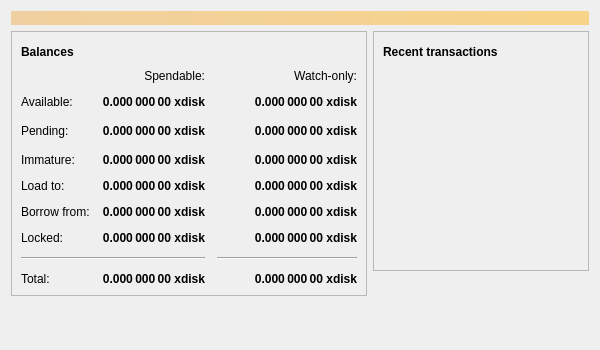
<?xml version="1.0" encoding="UTF-8"?>
<ui version="4.0">
 <class>OverviewPage</class>
 <widget class="QWidget" name="OverviewPage">
  <property name="geometry">
   <rect>
    <x>0</x>
    <y>0</y>
    <width>600</width>
    <height>350</height>
   </rect>
  </property>
  <property name="windowTitle">
   <string>Overview</string>
  </property>
  <layout class="QVBoxLayout" name="topLayout">
   <item>
    <widget class="QLabel" name="labelAlerts">
     <property name="visible">
      <bool>false</bool>
     </property>
     <property name="styleSheet">
      <string notr="true">QLabel { background-color: qlineargradient(x1: 0, y1: 0, x2: 1, y2: 0, stop:0 #F0D0A0, stop:1 #F8D488); color:#000000; }</string>
     </property>
     <property name="wordWrap">
      <bool>true</bool>
     </property>
     <property name="margin">
      <number>3</number>
     </property>
     <property name="textInteractionFlags">
      <set>Qt::TextSelectableByMouse</set>
     </property>
    </widget>
   </item>
   <item>
    <layout class="QHBoxLayout" name="horizontalLayout" stretch="1,1">
     <item>
      <layout class="QVBoxLayout" name="verticalLayout_2">
       <item>
        <widget class="QFrame" name="frame">
         <property name="frameShape">
          <enum>QFrame::StyledPanel</enum>
         </property>
         <property name="frameShadow">
          <enum>QFrame::Raised</enum>
         </property>
         <layout class="QVBoxLayout" name="verticalLayout_4">
          <item>
           <layout class="QHBoxLayout" name="horizontalLayout_4">
            <item>
             <widget class="QLabel" name="label_5">
              <property name="font">
               <font>
                <weight>75</weight>
                <bold>true</bold>
               </font>
              </property>
              <property name="text">
               <string>Balances</string>
              </property>
             </widget>
            </item>
            <item>
             <widget class="QPushButton" name="labelWalletStatus">
              <property name="enabled">
               <bool>true</bool>
              </property>
              <property name="maximumSize">
               <size>
                <width>30</width>
                <height>16777215</height>
               </size>
              </property>
              <property name="toolTip">
               <string>The displayed information may be out of date. Your wallet automatically synchronizes with the BitcoinHD network after a connection is established, but this process has not completed yet.</string>
              </property>
              <property name="text">
               <string/>
              </property>
              <property name="icon">
               <iconset resource="../bitcoin.qrc">
                <normaloff>:/icons/warning</normaloff>
                <disabledoff>:/icons/warning</disabledoff>:/icons/warning</iconset>
              </property>
              <property name="iconSize">
               <size>
                <width>24</width>
                <height>24</height>
               </size>
              </property>
              <property name="flat">
               <bool>true</bool>
              </property>
             </widget>
            </item>
            <item>
             <spacer name="horizontalSpacer_3">
              <property name="orientation">
               <enum>Qt::Horizontal</enum>
              </property>
              <property name="sizeHint" stdset="0">
               <size>
                <width>40</width>
                <height>20</height>
               </size>
              </property>
             </spacer>
            </item>
           </layout>
          </item>
          <item>
           <layout class="QGridLayout" name="gridLayout">
            <property name="spacing">
             <number>12</number>
            </property>
            <item row="2" column="2">
             <widget class="QLabel" name="labelWatchPending">
              <property name="font">
               <font>
                <weight>75</weight>
                <bold>true</bold>
               </font>
              </property>
              <property name="cursor">
               <cursorShape>IBeamCursor</cursorShape>
              </property>
              <property name="toolTip">
               <string>Unconfirmed transactions to watch-only addresses</string>
              </property>
              <property name="text">
               <string notr="true">0.000 000 00 xdisk</string>
              </property>
              <property name="alignment">
               <set>Qt::AlignRight|Qt::AlignTrailing|Qt::AlignVCenter</set>
              </property>
              <property name="textInteractionFlags">
               <set>Qt::LinksAccessibleByMouse|Qt::TextSelectableByKeyboard|Qt::TextSelectableByMouse</set>
              </property>
             </widget>
            </item>
            <item row="2" column="1">
             <widget class="QLabel" name="labelUnconfirmed">
              <property name="font">
               <font>
                <weight>75</weight>
                <bold>true</bold>
               </font>
              </property>
              <property name="cursor">
               <cursorShape>IBeamCursor</cursorShape>
              </property>
              <property name="toolTip">
               <string>Total of transactions that have yet to be confirmed, and do not yet count toward the spendable balance</string>
              </property>
              <property name="text">
               <string notr="true">0.000 000 00 xdisk</string>
              </property>
              <property name="alignment">
               <set>Qt::AlignRight|Qt::AlignTrailing|Qt::AlignVCenter</set>
              </property>
              <property name="textInteractionFlags">
               <set>Qt::LinksAccessibleByMouse|Qt::TextSelectableByKeyboard|Qt::TextSelectableByMouse</set>
              </property>
             </widget>
            </item>
            <item row="3" column="2">
             <widget class="QLabel" name="labelWatchImmature">
              <property name="font">
               <font>
                <weight>75</weight>
                <bold>true</bold>
               </font>
              </property>
              <property name="cursor">
               <cursorShape>IBeamCursor</cursorShape>
              </property>
              <property name="toolTip">
               <string>Mined balance in watch-only addresses that has not yet matured</string>
              </property>
              <property name="text">
               <string notr="true">0.000 000 00 xdisk</string>
              </property>
              <property name="alignment">
               <set>Qt::AlignRight|Qt::AlignTrailing|Qt::AlignVCenter</set>
              </property>
              <property name="textInteractionFlags">
               <set>Qt::LinksAccessibleByMouse|Qt::TextSelectableByKeyboard|Qt::TextSelectableByMouse</set>
              </property>
             </widget>
            </item>
            <item row="3" column="1">
             <widget class="QLabel" name="labelImmature">
              <property name="font">
               <font>
                <weight>75</weight>
                <bold>true</bold>
               </font>
              </property>
              <property name="cursor">
               <cursorShape>IBeamCursor</cursorShape>
              </property>
              <property name="toolTip">
               <string>Mined balance that has not yet matured</string>
              </property>
              <property name="text">
               <string notr="true">0.000 000 00 xdisk</string>
              </property>
              <property name="alignment">
               <set>Qt::AlignRight|Qt::AlignTrailing|Qt::AlignVCenter</set>
              </property>
              <property name="textInteractionFlags">
               <set>Qt::LinksAccessibleByMouse|Qt::TextSelectableByKeyboard|Qt::TextSelectableByMouse</set>
              </property>
             </widget>
            </item>
            <item row="2" column="3">
             <spacer name="horizontalSpacer_2">
              <property name="orientation">
               <enum>Qt::Horizontal</enum>
              </property>
              <property name="sizeHint" stdset="0">
               <size>
                <width>40</width>
                <height>20</height>
               </size>
              </property>
             </spacer>
            </item>
            <item row="3" column="0">
             <widget class="QLabel" name="labelImmatureText">
              <property name="text">
               <string>Immature:</string>
              </property>
             </widget>
            </item>
            <item row="0" column="2">
             <widget class="QLabel" name="labelWatchonly">
              <property name="text">
               <string>Watch-only:</string>
              </property>
              <property name="alignment">
               <set>Qt::AlignRight|Qt::AlignTrailing|Qt::AlignVCenter</set>
              </property>
             </widget>
            </item>
            <item row="1" column="0">
             <widget class="QLabel" name="labelBalanceText">
              <property name="text">
               <string>Available:</string>
              </property>
             </widget>
            </item>
            <item row="1" column="1">
             <widget class="QLabel" name="labelBalance">
              <property name="font">
               <font>
                <weight>75</weight>
                <bold>true</bold>
               </font>
              </property>
              <property name="cursor">
               <cursorShape>IBeamCursor</cursorShape>
              </property>
              <property name="toolTip">
               <string>Your current spendable balance</string>
              </property>
              <property name="text">
               <string notr="true">0.000 000 00 xdisk</string>
              </property>
              <property name="alignment">
               <set>Qt::AlignRight|Qt::AlignTrailing|Qt::AlignVCenter</set>
              </property>
              <property name="textInteractionFlags">
               <set>Qt::LinksAccessibleByMouse|Qt::TextSelectableByKeyboard|Qt::TextSelectableByMouse</set>
              </property>
             </widget>
            </item>
            <item row="1" column="2">
             <widget class="QLabel" name="labelWatchAvailable">
              <property name="font">
               <font>
                <weight>75</weight>
                <bold>true</bold>
               </font>
              </property>
              <property name="cursor">
               <cursorShape>IBeamCursor</cursorShape>
              </property>
              <property name="toolTip">
               <string>Your current balance in watch-only addresses</string>
              </property>
              <property name="text">
               <string notr="true">0.000 000 00 xdisk</string>
              </property>
              <property name="alignment">
               <set>Qt::AlignRight|Qt::AlignTrailing|Qt::AlignVCenter</set>
              </property>
              <property name="textInteractionFlags">
               <set>Qt::LinksAccessibleByMouse|Qt::TextSelectableByKeyboard|Qt::TextSelectableByMouse</set>
              </property>
             </widget>
            </item>
            <item row="2" column="0">
             <widget class="QLabel" name="labelPendingText">
              <property name="text">
               <string>Pending:</string>
              </property>
             </widget>
            </item>
            <item row="0" column="1">
             <widget class="QLabel" name="labelSpendable">
              <property name="text">
               <string>Spendable:</string>
              </property>
              <property name="alignment">
               <set>Qt::AlignRight|Qt::AlignTrailing|Qt::AlignVCenter</set>
              </property>
             </widget>
            </item>
            <item row="4" column="0">
             <widget class="QLabel" name="labelLoanText">
              <property name="text">
               <string>Load to:</string>
              </property>
             </widget>
            </item>
            <item row="5" column="0">
             <widget class="QLabel" name="labelBorrowText">
              <property name="text">
               <string>Borrow from:</string>
              </property>
             </widget>
            </item>
            <item row="6" column="0">
             <widget class="QLabel" name="labelLockedText">
              <property name="text">
               <string>Locked:</string>
              </property>
             </widget>
            </item>
            <item row="4" column="1">
             <widget class="QLabel" name="labelLoan">
              <property name="font">
               <font>
                <weight>75</weight>
                <bold>true</bold>
               </font>
              </property>
              <property name="cursor">
               <cursorShape>IBeamCursor</cursorShape>
              </property>
              <property name="toolTip">
               <string>Total of balance that have to be loan, and do not yet count toward the spendable balance</string>
              </property>
              <property name="text">
               <string notr="true">0.000 000 00 xdisk</string>
              </property>
              <property name="alignment">
               <set>Qt::AlignRight|Qt::AlignTrailing|Qt::AlignVCenter</set>
              </property>
              <property name="textInteractionFlags">
               <set>Qt::LinksAccessibleByMouse|Qt::TextSelectableByKeyboard|Qt::TextSelectableByMouse</set>
              </property>
             </widget>
            </item>
            <item row="5" column="1">
             <widget class="QLabel" name="labelBorrow">
              <property name="font">
               <font>
                <weight>75</weight>
                <bold>true</bold>
               </font>
              </property>
              <property name="cursor">
               <cursorShape>IBeamCursor</cursorShape>
              </property>
              <property name="toolTip">
               <string>Total of balance that have to be borrow, and do not yet count toward the spendable balance</string>
              </property>
              <property name="text">
               <string notr="true">0.000 000 00 xdisk</string>
              </property>
              <property name="alignment">
               <set>Qt::AlignRight|Qt::AlignTrailing|Qt::AlignVCenter</set>
              </property>
              <property name="textInteractionFlags">
               <set>Qt::LinksAccessibleByMouse|Qt::TextSelectableByKeyboard|Qt::TextSelectableByMouse</set>
              </property>
             </widget>
            </item>
            <item row="6" column="1">
             <widget class="QLabel" name="labelLocked">
              <property name="font">
               <font>
                <weight>75</weight>
                <bold>true</bold>
               </font>
              </property>
              <property name="cursor">
               <cursorShape>IBeamCursor</cursorShape>
              </property>
              <property name="toolTip">
               <string>Total of balance that have to be locked (for bind plotter and loan), and do not yet count toward the spendable balance</string>
              </property>
              <property name="text">
               <string notr="true">0.000 000 00 xdisk</string>
              </property>
              <property name="alignment">
               <set>Qt::AlignRight|Qt::AlignTrailing|Qt::AlignVCenter</set>
              </property>
              <property name="textInteractionFlags">
               <set>Qt::LinksAccessibleByMouse|Qt::TextSelectableByKeyboard|Qt::TextSelectableByMouse</set>
              </property>
             </widget>
            </item>
            <item row="4" column="2">
             <widget class="QLabel" name="labelWatchLoan">
              <property name="font">
               <font>
                <weight>75</weight>
                <bold>true</bold>
               </font>
              </property>
              <property name="cursor">
               <cursorShape>IBeamCursor</cursorShape>
              </property>
              <property name="toolTip">
               <string>Loan to watch-only addresses</string>
              </property>
              <property name="text">
               <string notr="true">0.000 000 00 xdisk</string>
              </property>
              <property name="alignment">
               <set>Qt::AlignRight|Qt::AlignTrailing|Qt::AlignVCenter</set>
              </property>
              <property name="textInteractionFlags">
               <set>Qt::LinksAccessibleByMouse|Qt::TextSelectableByKeyboard|Qt::TextSelectableByMouse</set>
              </property>
             </widget>
            </item>
            <item row="5" column="2">
             <widget class="QLabel" name="labelWatchBorrow">
              <property name="font">
               <font>
                <weight>75</weight>
                <bold>true</bold>
               </font>
              </property>
              <property name="cursor">
               <cursorShape>IBeamCursor</cursorShape>
              </property>
              <property name="toolTip">
               <string>Borrow balance to watch-only addresses</string>
              </property>
              <property name="text">
               <string notr="true">0.000 000 00 xdisk</string>
              </property>
              <property name="alignment">
               <set>Qt::AlignRight|Qt::AlignTrailing|Qt::AlignVCenter</set>
              </property>
              <property name="textInteractionFlags">
               <set>Qt::LinksAccessibleByMouse|Qt::TextSelectableByKeyboard|Qt::TextSelectableByMouse</set>
              </property>
             </widget>
            </item>
            <item row="6" column="2">
             <widget class="QLabel" name="labelWatchLocked">
              <property name="font">
               <font>
                <weight>75</weight>
                <bold>true</bold>
               </font>
              </property>
              <property name="cursor">
               <cursorShape>IBeamCursor</cursorShape>
              </property>
              <property name="toolTip">
               <string>Locked (for bind plotter and loan) balance to watch-only addresses</string>
              </property>
              <property name="text">
               <string notr="true">0.000 000 00 xdisk</string>
              </property>
              <property name="alignment">
               <set>Qt::AlignRight|Qt::AlignTrailing|Qt::AlignVCenter</set>
              </property>
              <property name="textInteractionFlags">
               <set>Qt::LinksAccessibleByMouse|Qt::TextSelectableByKeyboard|Qt::TextSelectableByMouse</set>
              </property>
             </widget>
            </item>
            <item row="7" column="0" colspan="2">
             <widget class="Line" name="line">
              <property name="orientation">
               <enum>Qt::Horizontal</enum>
              </property>
             </widget>
            </item>
            <item row="7" column="2">
             <widget class="Line" name="lineWatchBalance">
              <property name="sizePolicy">
               <sizepolicy hsizetype="Preferred" vsizetype="Fixed">
                <horstretch>0</horstretch>
                <verstretch>0</verstretch>
               </sizepolicy>
              </property>
              <property name="minimumSize">
               <size>
                <width>140</width>
                <height>0</height>
               </size>
              </property>
              <property name="orientation">
               <enum>Qt::Horizontal</enum>
              </property>
             </widget>
            </item>
            <item row="8" column="0">
             <widget class="QLabel" name="labelTotalText">
              <property name="text">
               <string>Total:</string>
              </property>
             </widget>
            </item>
            <item row="8" column="1">
             <widget class="QLabel" name="labelTotal">
              <property name="font">
               <font>
                <weight>75</weight>
                <bold>true</bold>
               </font>
              </property>
              <property name="cursor">
               <cursorShape>IBeamCursor</cursorShape>
              </property>
              <property name="toolTip">
               <string>Your current total balance</string>
              </property>
              <property name="text">
               <string notr="true">0.000 000 00 xdisk</string>
              </property>
              <property name="alignment">
               <set>Qt::AlignRight|Qt::AlignTrailing|Qt::AlignVCenter</set>
              </property>
              <property name="textInteractionFlags">
               <set>Qt::LinksAccessibleByMouse|Qt::TextSelectableByKeyboard|Qt::TextSelectableByMouse</set>
              </property>
             </widget>
            </item>
            <item row="8" column="2">
             <widget class="QLabel" name="labelWatchTotal">
              <property name="font">
               <font>
                <weight>75</weight>
                <bold>true</bold>
               </font>
              </property>
              <property name="cursor">
               <cursorShape>IBeamCursor</cursorShape>
              </property>
              <property name="toolTip">
               <string>Current total balance in watch-only addresses</string>
              </property>
              <property name="text">
               <string notr="true">0.000 000 00 xdisk</string>
              </property>
              <property name="alignment">
               <set>Qt::AlignRight|Qt::AlignTrailing|Qt::AlignVCenter</set>
              </property>
              <property name="textInteractionFlags">
               <set>Qt::LinksAccessibleByMouse|Qt::TextSelectableByKeyboard|Qt::TextSelectableByMouse</set>
              </property>
             </widget>
            </item>
           </layout>
          </item>
         </layout>
        </widget>
       </item>
       <item>
        <spacer name="verticalSpacer">
         <property name="orientation">
          <enum>Qt::Vertical</enum>
         </property>
         <property name="sizeHint" stdset="0">
          <size>
           <width>20</width>
           <height>40</height>
          </size>
         </property>
        </spacer>
       </item>
      </layout>
     </item>
     <item>
      <layout class="QVBoxLayout" name="verticalLayout_3">
       <item>
        <widget class="QFrame" name="frame_2">
         <property name="frameShape">
          <enum>QFrame::StyledPanel</enum>
         </property>
         <property name="frameShadow">
          <enum>QFrame::Raised</enum>
         </property>
         <layout class="QVBoxLayout" name="verticalLayout">
          <item>
           <layout class="QHBoxLayout" name="horizontalLayout_2">
            <item>
             <widget class="QLabel" name="label_4">
              <property name="font">
               <font>
                <weight>75</weight>
                <bold>true</bold>
               </font>
              </property>
              <property name="text">
               <string>Recent transactions</string>
              </property>
             </widget>
            </item>
            <item>
             <widget class="QPushButton" name="labelTransactionsStatus">
              <property name="enabled">
               <bool>true</bool>
              </property>
              <property name="maximumSize">
               <size>
                <width>30</width>
                <height>16777215</height>
               </size>
              </property>
              <property name="toolTip">
               <string>The displayed information may be out of date. Your wallet automatically synchronizes with the xdisk network after a connection is established, but this process has not completed yet.</string>
              </property>
              <property name="text">
               <string/>
              </property>
              <property name="icon">
               <iconset resource="../bitcoin.qrc">
                <normaloff>:/icons/warning</normaloff>
                <disabledoff>:/icons/warning</disabledoff>:/icons/warning</iconset>
              </property>
              <property name="iconSize">
               <size>
                <width>24</width>
                <height>24</height>
               </size>
              </property>
              <property name="flat">
               <bool>true</bool>
              </property>
             </widget>
            </item>
            <item>
             <spacer name="horizontalSpacer">
              <property name="orientation">
               <enum>Qt::Horizontal</enum>
              </property>
              <property name="sizeHint" stdset="0">
               <size>
                <width>40</width>
                <height>20</height>
               </size>
              </property>
             </spacer>
            </item>
           </layout>
          </item>
          <item>
           <widget class="QListView" name="listTransactions">
            <property name="styleSheet">
             <string notr="true">QListView { background: transparent; }</string>
            </property>
            <property name="frameShape">
             <enum>QFrame::NoFrame</enum>
            </property>
            <property name="verticalScrollBarPolicy">
             <enum>Qt::ScrollBarAlwaysOff</enum>
            </property>
            <property name="horizontalScrollBarPolicy">
             <enum>Qt::ScrollBarAlwaysOff</enum>
            </property>
            <property name="selectionMode">
             <enum>QAbstractItemView::NoSelection</enum>
            </property>
           </widget>
          </item>
         </layout>
        </widget>
       </item>
       <item>
        <spacer name="verticalSpacer_2">
         <property name="orientation">
          <enum>Qt::Vertical</enum>
         </property>
         <property name="sizeHint" stdset="0">
          <size>
           <width>20</width>
           <height>40</height>
          </size>
         </property>
        </spacer>
       </item>
      </layout>
     </item>
    </layout>
   </item>
  </layout>
 </widget>
 <resources/>
 <connections/>
</ui>
